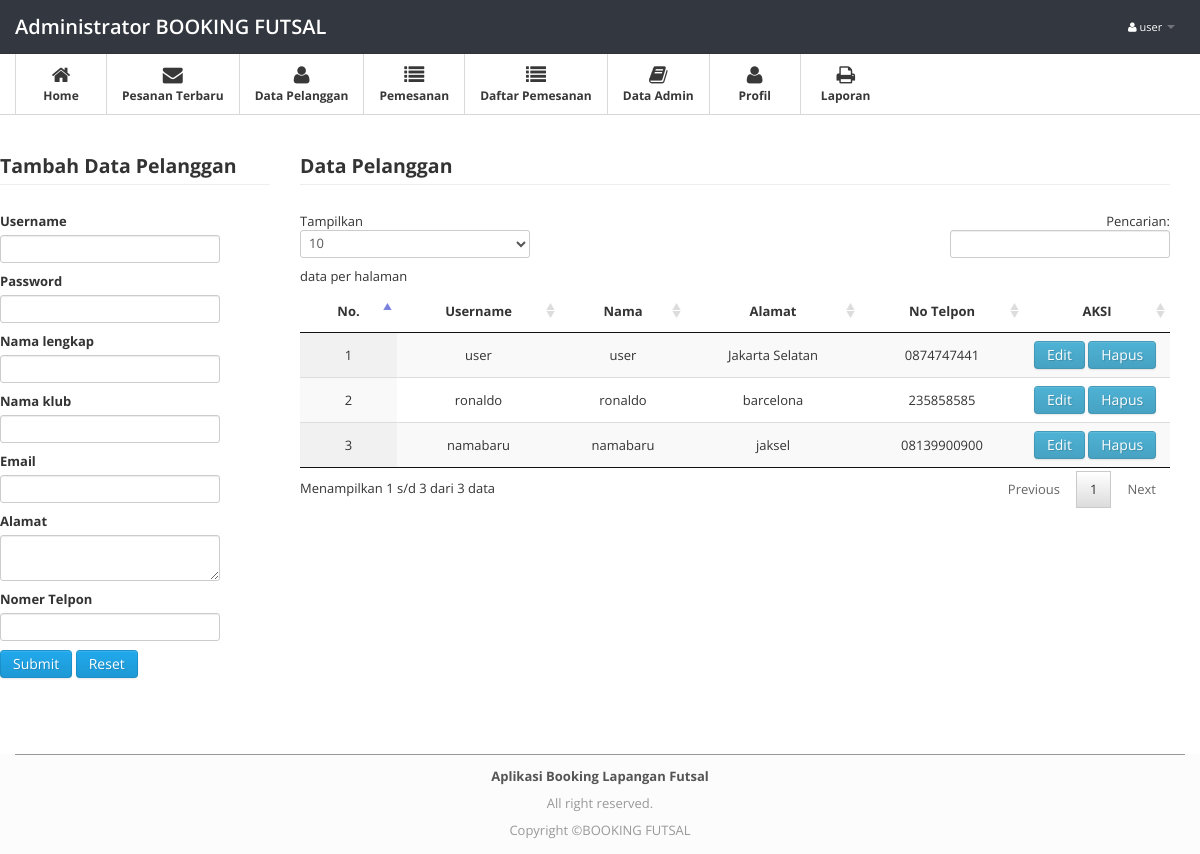
Page /admin/index.php?modul=pengunjung (signed in) on the committed database.
### tables this page shows
CREATE TABLE `profil` (
  `id_profil` int(11) NOT NULL,
  `namafutsal` varchar(35) NOT NULL,
  `alamat` text NOT NULL,
  `kodepos` varchar(5) NOT NULL,
  `fax` char(20) NOT NULL,
  `no_hp` char(12) NOT NULL
);

CREATE TABLE `pelanggan` (
  `id_pelanggan` int(11) NOT NULL,
  `username` varchar(20) NOT NULL,
  `password` varchar(40) NOT NULL,
  `nama` varchar(35) NOT NULL,
  `nama_klub` varchar(30) NOT NULL,
  `email` varchar(35) NOT NULL,
  `alamat` text NOT NULL,
  `no_telpon` char(12) NOT NULL
);

### db/config.php (called while the page is built, shortened)
<?php
$zz=mysql_fetch_array(mysql_query("Select * from profil where id_profil='1'"));
$namaprofil=$zz[namafutsal];
?>

### admin/modul/pengunjung.php (the view, shortened to what this page needs)
<div class="main">
    <div class="main-inner">
        <div class="container">
          <div class="row">
            <div class="span3">
                    <?php
                        switch (isset($_GET['act'])) {
                            default:
                         ?>
                      <legend><b>Tambah Data Pelanggan</b></legend>
                      <form method=POST action="index.php?modul=aksi_pengunjung&act=input_pengunjung" enctype='multipart/form-data'>
                      <label class="control-label" ><b>Username</b></label>
                      <input name="username" class="input-large" type="text"  required>
                      <label class="control-label" ><b>Password</b></label>
                      <input name="password" class="input-large" type="password" maxlength="80"  required>
                       <label class="control-label" ><b>Nama lengkap</b></label>
                      <input name="nama" class="input-large" type="text" maxlength="100" onKeyUp="return checkInput2(this);" required>
                      <label class="control-label" ><b>Nama klub</b></label>
                      <input name="nama_klub" class="input-large" type="text" maxlength="80"  required>
                       <label class="control-label" ><b>Email</b></label>
                      <input name="email" class="input-large" type="text" maxlength="80"  required>
                     <label class="control-label" ><b>Alamat</b></label>
                     <textarea name="alamat" class="input-large" type="text" required></textarea>
                      <label class="control-label" ><b>Nomer Telpon</b></label>
                      <input name="no_telpon" class="input-large" type="tel" maxlength="15" onKeyUp="return checkInput(this);" required>
                      <input type="submit" class="btn btn-primary">
                      <input type="reset" class="btn btn-primary">
                      </form>
                    <?php
                    break;
                     ?>
                     <?php
                    }
                     ?>
            </div>
                     <div class="span9">
                            <legend><b>Data Pelanggan</b></legend>
                              <table id="datatables" class="display">
                              <thead>
                              <tr>
                              <th>No.</th>
                              <th>Username</th>
                              <th>Nama</th>
                              <th>Alamat</th>
                              <th>No Telpon</th>
                              <th width="110px">AKSI</th></tr>
                              </thead>
                              <tbody>
                              <?php
                              $sql=mysql_query("select * from pelanggan order by id_pelanggan");
                              $no=0;
                              while($baris=mysql_fetch_array($sql)){
                                $no++;
                               ?>
                            <tr>
                              <td align="center"><?php echo $no;  ?></td>
                              <td align="center"><?php echo $baris['username']; ?></td>
                              <td align="center"><?php echo $baris['nama']; ?></td>
                              <td align="center"><?php echo $baris['alamat']; ?></td>
                              <td align="center"><?php echo $baris['no_telpon']; ?></td>
                              <td>
                              <a href="index.php?modul=pengunjung&act=edit&id=<?php echo $baris['id_pelanggan']; ?>" class="btn btn-info btn-sm" >Edit</a>
                              <a href="index.php?modul=aksi_pengunjung&act=hapus_pengunjung&id=<?php echo $baris['id_pelanggan']; ?>" onclick="return konfirmasi()" class="btn btn-info btn-sm" >Hapus</a>
                              </td></tr>
                              <?php } ?>
                              </tbody>
                              </table>
            </div>
        </div>
    </div>
</div>
</div>

### admin/index.php (shortened to what this page needs)
<?php
include("../db/config.php");
 ?>
<!DOCTYPE html>
<html lang="en">
<head>
<link href="css/bootstrap.min.css" rel="stylesheet">
<link href="datepicker/datepicker3.css" rel="stylesheet">
<link href="css/bootstrap-responsive.min.css" rel="stylesheet">
<link href="css/font-awesome.css" rel="stylesheet">
<link href="css/style.css" rel="stylesheet">
<link href="css/pages/dashboard.css" rel="stylesheet">
  <link rel="stylesheet" type="text/css" href="plug/BeatPicker.min.css">
    <link rel="stylesheet" href="media/css/jquery.dataTables.css" type="text/css" />
</head>
<body>
<div class="navbar navbar-fixed-top">
  <div class="navbar-inner">
    <div class="container"><span class="icon-bar"></span><span class="icon-bar"></span> </a><a class="brand" href="index.php">Administrator <?php echo "$namaprofil";?></a>
      <div class="nav-collapse">
        <ul class="nav pull-right">
          <li class="dropdown"><a href="#" class="dropdown-toggle" data-toggle="dropdown"><i
            class="icon-user"></i> <?php echo $_SESSION['username']; ?> <b class="caret"></b></a>
          </li>
        </ul>
      </div>
    </div>
  </div>
</div>
<div class="subnavbar">
  <div class="subnavbar-inner">
    <div class="container">
      <ul class="mainnav">
        <li class="active"><a href="index.php"><i class="icon-home"></i><span>Home</span> </a></li>
        <li class="active"><a href="index.php?modul=pesananbaru"><i class="icon-envelope"></i><span>Pesanan Terbaru</span> </a></li>
        <li class="active"><a href="index.php?modul=pengunjung"><i class="icon-user"></i><span>Data Pelanggan</span> </a> </li>
         <li class="active"><a href="index.php?modul=boking"><i class="icon-list"></i><span>Pemesanan</span> </a> </li>
        <li class="active"><a href="index.php?modul=daftar_boking"><i class="icon-list"></i><span>Daftar Pemesanan</span> </a> </li>
        <li class="active"><a href="index.php?modul=admin"><i class="icon-book"></i><span>Data Admin</span> </a> </li>
        <li class="active"><a href="index.php?modul=profil"><i class="icon-user"></i><span>Profil</span> </a> </li>
        <li class="dropdown active">
          <a href="javascript:;" class="dropdown-toggle" data-toggle="dropdown">
            <i class="icon-print"></i>
            <span>Laporan</span>
            <b class="caret"></b>
          </a>
        </li>
      </ul>
    </div>
  </div>
</div>
<div class="main">
  <div class="main-inner">
    <div class="container">
      <div class="row">
        <div class="widget">
      <?php
if(!empty($_GET['modul']))
{
  if(file_exists("modul/$_GET[modul].php"))
  {
  include("modul/$_GET[modul].php");
  } else
  {
  echo "<h2>Error !<br/>Halaman Tidak Di Temukan !</h2>";
  }
        } ?>
    </div>
  </div>
</div>
<br />
<br />
<br />
<br />
<br />
<br />
<footer class="application-footer">
            <div class="container">
                <p><b>Aplikasi Booking Lapangan Futsal</b></p>
                <div class="disclaimer">
                    <p>All right reserved.</p>
                    <p>Copyright ©<?php echo "$namaprofil";?></p>
                </div>
            </div>
        </footer>
</body>
</html>

### admin/css/style.css (style rules this page uses)
.application-footer { background-color: #fcfcfc; z-index: 900; height: 100px; margin-top: -100px; clear: both; position: relative; }
.application-footer .container { padding-top: 10px; color: #555555; text-align: center; border-top: 1px solid #999999; }
.application-footer .container p { margin: 0 0 5px; }
.disclaimer { text-align: center; font-size: 11px; color: #999999; }
body { background: #FFFFFF; font: 13px/1.7em 'Open Sans'; }
p { font: 13px/1.7em 'Open Sans'; }
input, button, select, textarea { font-family: 'Open Sans'; }
.navbar .container { position: relative; }
.navbar-inner { padding: 7px 0; background: #33373f; -moz-border-radius: 0; -webkit-border-radius: 0; border-radius: 0; }
.navbar-fixed-top { position: static; }
.navbar .nav a { font-size: 11px; }
.navbar .nav>li>a { color:#fff !important; }
.navbar .brand { font-weight: 600; position: relative; top: 2px; }
.subnavbar { margin-bottom: 2.5em; }
.subnavbar-inner { height: 60px; background: #fff; border-bottom: 1px solid #d6d6d6; }
.subnavbar .container > ul { display: inline-block; height: 80px; padding: 0; margin: 0; }
.subnavbar .container > ul > li { float: left; min-width: 90px; height: 60px; padding: 0; margin: 0; text-align: center; list-style: none; border-left: 1px solid #d9d9d9; }
.subnavbar .container > ul > li > a { display: block; height: 100%; padding: 0 15px; font-size: 12px; font-weight: bold; color: #b2afaa; }
.subnavbar .container > ul > li > a > i { display: inline-block; width: 24px; height: 24px; margin-top: 11px; margin-bottom: -3px; font-size: 20px; }
.subnavbar .container > ul > li > a > span { display: block; }
.subnavbar .container > ul > li.active > a { color: #383838; }
.subnavbar .caret { margin-top: 4px; border-top-color: white; border-bottom-color: white; }
.main { border-bottom: 0px solid #000; }
.widget { position: relative; clear: both; width: auto; margin-bottom: 2em; overflow: hidden; }

### rows in the picture
profil: namafutsal "BOOKING FUTSAL"
pelanggan: username "user", nama "user", alamat "Jakarta Selatan", no_telpon "0874747441"
pelanggan: username "ronaldo", nama "ronaldo", alamat "barcelona", no_telpon "235858585"
pelanggan: username "namabaru", nama "namabaru", alamat "jaksel", no_telpon "08139900900"

### other values in the picture
$_SESSION['username'] "user"
